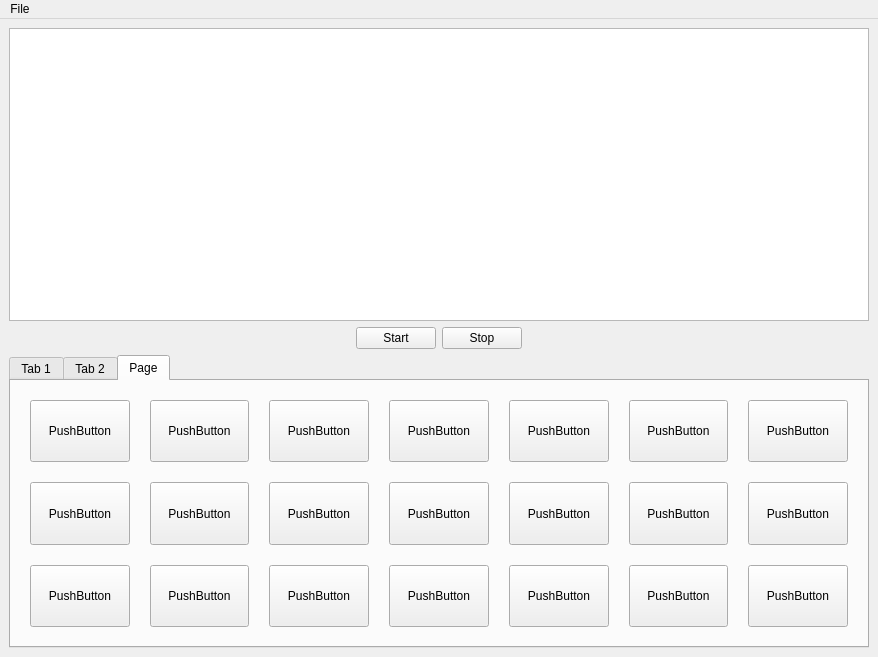
<?xml version="1.0" encoding="UTF-8"?>
<ui version="4.0">
 <class>overlayTest</class>
 <widget class="QMainWindow" name="overlayTest">
  <property name="geometry">
   <rect>
    <x>0</x>
    <y>0</y>
    <width>878</width>
    <height>657</height>
   </rect>
  </property>
  <property name="windowTitle">
   <string>MainWindow</string>
  </property>
  <widget class="QWidget" name="centralwidget">
   <layout class="QVBoxLayout" name="verticalLayout">
    <item>
     <layout class="QVBoxLayout" name="verticalLayout_2">
      <item>
       <widget class="QListWidget" name="listWidget"/>
      </item>
     </layout>
    </item>
    <item>
     <layout class="QHBoxLayout" name="horizontalLayout">
      <item>
       <spacer name="horizontalSpacer">
        <property name="orientation">
         <enum>Qt::Horizontal</enum>
        </property>
        <property name="sizeHint" stdset="0">
         <size>
          <width>40</width>
          <height>20</height>
         </size>
        </property>
       </spacer>
      </item>
      <item>
       <widget class="QPushButton" name="pushButton">
        <property name="sizePolicy">
         <sizepolicy hsizetype="Minimum" vsizetype="Minimum">
          <horstretch>0</horstretch>
          <verstretch>0</verstretch>
         </sizepolicy>
        </property>
        <property name="text">
         <string>Start</string>
        </property>
       </widget>
      </item>
      <item>
       <widget class="QPushButton" name="pushButton_2">
        <property name="sizePolicy">
         <sizepolicy hsizetype="Minimum" vsizetype="Minimum">
          <horstretch>0</horstretch>
          <verstretch>0</verstretch>
         </sizepolicy>
        </property>
        <property name="text">
         <string>Stop</string>
        </property>
       </widget>
      </item>
      <item>
       <spacer name="horizontalSpacer_2">
        <property name="orientation">
         <enum>Qt::Horizontal</enum>
        </property>
        <property name="sizeHint" stdset="0">
         <size>
          <width>40</width>
          <height>20</height>
         </size>
        </property>
       </spacer>
      </item>
     </layout>
    </item>
    <item>
     <widget class="QTabWidget" name="tabWidget">
      <property name="currentIndex">
       <number>2</number>
      </property>
      <widget class="QWidget" name="tab">
       <attribute name="title">
        <string>Tab 1</string>
       </attribute>
       <layout class="QHBoxLayout" name="horizontalLayout_2">
        <item>
         <layout class="QVBoxLayout" name="verticalLayout_3">
          <item>
           <widget class="QRadioButton" name="radioButton_2">
            <property name="sizePolicy">
             <sizepolicy hsizetype="Maximum" vsizetype="Fixed">
              <horstretch>0</horstretch>
              <verstretch>0</verstretch>
             </sizepolicy>
            </property>
            <property name="maximumSize">
             <size>
              <width>200</width>
              <height>16777215</height>
             </size>
            </property>
            <property name="text">
             <string>RadioButton</string>
            </property>
           </widget>
          </item>
          <item>
           <widget class="QRadioButton" name="radioButton_3">
            <property name="sizePolicy">
             <sizepolicy hsizetype="Maximum" vsizetype="Fixed">
              <horstretch>0</horstretch>
              <verstretch>0</verstretch>
             </sizepolicy>
            </property>
            <property name="maximumSize">
             <size>
              <width>200</width>
              <height>16777215</height>
             </size>
            </property>
            <property name="text">
             <string>RadioButton</string>
            </property>
           </widget>
          </item>
          <item>
           <widget class="QRadioButton" name="radioButton">
            <property name="sizePolicy">
             <sizepolicy hsizetype="Maximum" vsizetype="Fixed">
              <horstretch>0</horstretch>
              <verstretch>0</verstretch>
             </sizepolicy>
            </property>
            <property name="maximumSize">
             <size>
              <width>200</width>
              <height>16777215</height>
             </size>
            </property>
            <property name="text">
             <string>RadioButton</string>
            </property>
           </widget>
          </item>
          <item>
           <widget class="QFrame" name="frame">
            <property name="frameShape">
             <enum>QFrame::StyledPanel</enum>
            </property>
            <property name="frameShadow">
             <enum>QFrame::Raised</enum>
            </property>
            <layout class="QVBoxLayout" name="verticalLayout_4">
             <item>
              <widget class="QCheckBox" name="checkBox_3">
               <property name="sizePolicy">
                <sizepolicy hsizetype="Maximum" vsizetype="Fixed">
                 <horstretch>0</horstretch>
                 <verstretch>0</verstretch>
                </sizepolicy>
               </property>
               <property name="maximumSize">
                <size>
                 <width>200</width>
                 <height>16777215</height>
                </size>
               </property>
               <property name="text">
                <string>CheckBox</string>
               </property>
              </widget>
             </item>
             <item>
              <widget class="QCheckBox" name="checkBox_2">
               <property name="sizePolicy">
                <sizepolicy hsizetype="Maximum" vsizetype="Fixed">
                 <horstretch>0</horstretch>
                 <verstretch>0</verstretch>
                </sizepolicy>
               </property>
               <property name="maximumSize">
                <size>
                 <width>200</width>
                 <height>16777215</height>
                </size>
               </property>
               <property name="text">
                <string>CheckBox</string>
               </property>
              </widget>
             </item>
             <item>
              <widget class="QCheckBox" name="checkBox">
               <property name="sizePolicy">
                <sizepolicy hsizetype="Maximum" vsizetype="Fixed">
                 <horstretch>0</horstretch>
                 <verstretch>0</verstretch>
                </sizepolicy>
               </property>
               <property name="maximumSize">
                <size>
                 <width>200</width>
                 <height>16777215</height>
                </size>
               </property>
               <property name="text">
                <string>CheckBox</string>
               </property>
              </widget>
             </item>
            </layout>
           </widget>
          </item>
         </layout>
        </item>
        <item>
         <layout class="QHBoxLayout" name="horizontalLayout_4">
          <item>
           <widget class="QDial" name="dial_2">
            <property name="sizePolicy">
             <sizepolicy hsizetype="Expanding" vsizetype="Preferred">
              <horstretch>0</horstretch>
              <verstretch>0</verstretch>
             </sizepolicy>
            </property>
            <property name="wrapping">
             <bool>true</bool>
            </property>
           </widget>
          </item>
          <item>
           <widget class="QDial" name="dial_3">
            <property name="sizePolicy">
             <sizepolicy hsizetype="Expanding" vsizetype="Preferred">
              <horstretch>0</horstretch>
              <verstretch>0</verstretch>
             </sizepolicy>
            </property>
            <property name="wrapping">
             <bool>true</bool>
            </property>
           </widget>
          </item>
          <item>
           <widget class="QDial" name="dial">
            <property name="sizePolicy">
             <sizepolicy hsizetype="Expanding" vsizetype="Preferred">
              <horstretch>0</horstretch>
              <verstretch>0</verstretch>
             </sizepolicy>
            </property>
            <property name="wrapping">
             <bool>true</bool>
            </property>
           </widget>
          </item>
         </layout>
        </item>
        <item>
         <widget class="QTextEdit" name="textEdit">
          <property name="maximumSize">
           <size>
            <width>150</width>
            <height>16777215</height>
           </size>
          </property>
         </widget>
        </item>
       </layout>
      </widget>
      <widget class="QWidget" name="tab_2">
       <attribute name="title">
        <string>Tab 2</string>
       </attribute>
       <layout class="QHBoxLayout" name="horizontalLayout_3">
        <item>
         <widget class="QSlider" name="horizontalSlider_3">
          <property name="sizePolicy">
           <sizepolicy hsizetype="MinimumExpanding" vsizetype="Expanding">
            <horstretch>0</horstretch>
            <verstretch>0</verstretch>
           </sizepolicy>
          </property>
          <property name="orientation">
           <enum>Qt::Vertical</enum>
          </property>
         </widget>
        </item>
        <item>
         <spacer name="horizontalSpacer_3">
          <property name="orientation">
           <enum>Qt::Horizontal</enum>
          </property>
          <property name="sizeHint" stdset="0">
           <size>
            <width>40</width>
            <height>20</height>
           </size>
          </property>
         </spacer>
        </item>
        <item>
         <widget class="QSlider" name="horizontalSlider_2">
          <property name="sizePolicy">
           <sizepolicy hsizetype="MinimumExpanding" vsizetype="Expanding">
            <horstretch>0</horstretch>
            <verstretch>0</verstretch>
           </sizepolicy>
          </property>
          <property name="orientation">
           <enum>Qt::Vertical</enum>
          </property>
         </widget>
        </item>
        <item>
         <spacer name="horizontalSpacer_4">
          <property name="orientation">
           <enum>Qt::Horizontal</enum>
          </property>
          <property name="sizeHint" stdset="0">
           <size>
            <width>40</width>
            <height>20</height>
           </size>
          </property>
         </spacer>
        </item>
        <item>
         <widget class="QSlider" name="horizontalSlider">
          <property name="sizePolicy">
           <sizepolicy hsizetype="MinimumExpanding" vsizetype="Expanding">
            <horstretch>0</horstretch>
            <verstretch>0</verstretch>
           </sizepolicy>
          </property>
          <property name="orientation">
           <enum>Qt::Vertical</enum>
          </property>
         </widget>
        </item>
        <item>
         <layout class="QVBoxLayout" name="verticalLayout_6">
          <item>
           <widget class="QDateTimeEdit" name="dateTimeEdit"/>
          </item>
          <item>
           <widget class="QCalendarWidget" name="calendarWidget"/>
          </item>
         </layout>
        </item>
       </layout>
      </widget>
      <widget class="QWidget" name="tab_3">
       <attribute name="title">
        <string>Page</string>
       </attribute>
       <layout class="QGridLayout" name="gridLayout_2">
        <item row="0" column="0">
         <layout class="QGridLayout" name="gridLayout">
          <property name="margin">
           <number>10</number>
          </property>
          <property name="spacing">
           <number>20</number>
          </property>
          <item row="0" column="0">
           <widget class="QPushButton" name="pushButton_3">
            <property name="sizePolicy">
             <sizepolicy hsizetype="Expanding" vsizetype="Expanding">
              <horstretch>0</horstretch>
              <verstretch>0</verstretch>
             </sizepolicy>
            </property>
            <property name="text">
             <string>PushButton</string>
            </property>
           </widget>
          </item>
          <item row="0" column="1">
           <widget class="QPushButton" name="pushButton_4">
            <property name="sizePolicy">
             <sizepolicy hsizetype="Expanding" vsizetype="Expanding">
              <horstretch>0</horstretch>
              <verstretch>0</verstretch>
             </sizepolicy>
            </property>
            <property name="text">
             <string>PushButton</string>
            </property>
           </widget>
          </item>
          <item row="0" column="2">
           <widget class="QPushButton" name="pushButton_5">
            <property name="sizePolicy">
             <sizepolicy hsizetype="Expanding" vsizetype="Expanding">
              <horstretch>0</horstretch>
              <verstretch>0</verstretch>
             </sizepolicy>
            </property>
            <property name="text">
             <string>PushButton</string>
            </property>
           </widget>
          </item>
          <item row="0" column="3">
           <widget class="QPushButton" name="pushButton_6">
            <property name="sizePolicy">
             <sizepolicy hsizetype="Expanding" vsizetype="Expanding">
              <horstretch>0</horstretch>
              <verstretch>0</verstretch>
             </sizepolicy>
            </property>
            <property name="text">
             <string>PushButton</string>
            </property>
           </widget>
          </item>
          <item row="0" column="4">
           <widget class="QPushButton" name="pushButton_7">
            <property name="sizePolicy">
             <sizepolicy hsizetype="Expanding" vsizetype="Expanding">
              <horstretch>0</horstretch>
              <verstretch>0</verstretch>
             </sizepolicy>
            </property>
            <property name="text">
             <string>PushButton</string>
            </property>
           </widget>
          </item>
          <item row="0" column="5">
           <widget class="QPushButton" name="pushButton_8">
            <property name="sizePolicy">
             <sizepolicy hsizetype="Expanding" vsizetype="Expanding">
              <horstretch>0</horstretch>
              <verstretch>0</verstretch>
             </sizepolicy>
            </property>
            <property name="text">
             <string>PushButton</string>
            </property>
           </widget>
          </item>
          <item row="1" column="0">
           <widget class="QPushButton" name="pushButton_9">
            <property name="sizePolicy">
             <sizepolicy hsizetype="Expanding" vsizetype="Expanding">
              <horstretch>0</horstretch>
              <verstretch>0</verstretch>
             </sizepolicy>
            </property>
            <property name="text">
             <string>PushButton</string>
            </property>
           </widget>
          </item>
          <item row="1" column="1">
           <widget class="QPushButton" name="pushButton_10">
            <property name="sizePolicy">
             <sizepolicy hsizetype="Expanding" vsizetype="Expanding">
              <horstretch>0</horstretch>
              <verstretch>0</verstretch>
             </sizepolicy>
            </property>
            <property name="text">
             <string>PushButton</string>
            </property>
           </widget>
          </item>
          <item row="1" column="2">
           <widget class="QPushButton" name="pushButton_11">
            <property name="sizePolicy">
             <sizepolicy hsizetype="Expanding" vsizetype="Expanding">
              <horstretch>0</horstretch>
              <verstretch>0</verstretch>
             </sizepolicy>
            </property>
            <property name="text">
             <string>PushButton</string>
            </property>
           </widget>
          </item>
          <item row="1" column="3">
           <widget class="QPushButton" name="pushButton_12">
            <property name="sizePolicy">
             <sizepolicy hsizetype="Expanding" vsizetype="Expanding">
              <horstretch>0</horstretch>
              <verstretch>0</verstretch>
             </sizepolicy>
            </property>
            <property name="text">
             <string>PushButton</string>
            </property>
           </widget>
          </item>
          <item row="1" column="4">
           <widget class="QPushButton" name="pushButton_13">
            <property name="sizePolicy">
             <sizepolicy hsizetype="Expanding" vsizetype="Expanding">
              <horstretch>0</horstretch>
              <verstretch>0</verstretch>
             </sizepolicy>
            </property>
            <property name="text">
             <string>PushButton</string>
            </property>
           </widget>
          </item>
          <item row="1" column="5">
           <widget class="QPushButton" name="pushButton_14">
            <property name="sizePolicy">
             <sizepolicy hsizetype="Expanding" vsizetype="Expanding">
              <horstretch>0</horstretch>
              <verstretch>0</verstretch>
             </sizepolicy>
            </property>
            <property name="text">
             <string>PushButton</string>
            </property>
           </widget>
          </item>
          <item row="0" column="6">
           <widget class="QPushButton" name="pushButton_15">
            <property name="sizePolicy">
             <sizepolicy hsizetype="Expanding" vsizetype="Expanding">
              <horstretch>0</horstretch>
              <verstretch>0</verstretch>
             </sizepolicy>
            </property>
            <property name="text">
             <string>PushButton</string>
            </property>
           </widget>
          </item>
          <item row="1" column="6">
           <widget class="QPushButton" name="pushButton_16">
            <property name="sizePolicy">
             <sizepolicy hsizetype="Expanding" vsizetype="Expanding">
              <horstretch>0</horstretch>
              <verstretch>0</verstretch>
             </sizepolicy>
            </property>
            <property name="text">
             <string>PushButton</string>
            </property>
           </widget>
          </item>
          <item row="2" column="1">
           <widget class="QPushButton" name="pushButton_17">
            <property name="sizePolicy">
             <sizepolicy hsizetype="Expanding" vsizetype="Expanding">
              <horstretch>0</horstretch>
              <verstretch>0</verstretch>
             </sizepolicy>
            </property>
            <property name="text">
             <string>PushButton</string>
            </property>
           </widget>
          </item>
          <item row="2" column="0">
           <widget class="QPushButton" name="pushButton_18">
            <property name="sizePolicy">
             <sizepolicy hsizetype="Expanding" vsizetype="Expanding">
              <horstretch>0</horstretch>
              <verstretch>0</verstretch>
             </sizepolicy>
            </property>
            <property name="text">
             <string>PushButton</string>
            </property>
           </widget>
          </item>
          <item row="2" column="2">
           <widget class="QPushButton" name="pushButton_19">
            <property name="sizePolicy">
             <sizepolicy hsizetype="Expanding" vsizetype="Expanding">
              <horstretch>0</horstretch>
              <verstretch>0</verstretch>
             </sizepolicy>
            </property>
            <property name="text">
             <string>PushButton</string>
            </property>
           </widget>
          </item>
          <item row="2" column="3">
           <widget class="QPushButton" name="pushButton_20">
            <property name="sizePolicy">
             <sizepolicy hsizetype="Expanding" vsizetype="Expanding">
              <horstretch>0</horstretch>
              <verstretch>0</verstretch>
             </sizepolicy>
            </property>
            <property name="text">
             <string>PushButton</string>
            </property>
           </widget>
          </item>
          <item row="2" column="4">
           <widget class="QPushButton" name="pushButton_21">
            <property name="sizePolicy">
             <sizepolicy hsizetype="Expanding" vsizetype="Expanding">
              <horstretch>0</horstretch>
              <verstretch>0</verstretch>
             </sizepolicy>
            </property>
            <property name="text">
             <string>PushButton</string>
            </property>
           </widget>
          </item>
          <item row="2" column="5">
           <widget class="QPushButton" name="pushButton_22">
            <property name="sizePolicy">
             <sizepolicy hsizetype="Expanding" vsizetype="Expanding">
              <horstretch>0</horstretch>
              <verstretch>0</verstretch>
             </sizepolicy>
            </property>
            <property name="text">
             <string>PushButton</string>
            </property>
           </widget>
          </item>
          <item row="2" column="6">
           <widget class="QPushButton" name="pushButton_23">
            <property name="sizePolicy">
             <sizepolicy hsizetype="Expanding" vsizetype="Expanding">
              <horstretch>0</horstretch>
              <verstretch>0</verstretch>
             </sizepolicy>
            </property>
            <property name="text">
             <string>PushButton</string>
            </property>
           </widget>
          </item>
         </layout>
        </item>
       </layout>
      </widget>
     </widget>
    </item>
   </layout>
  </widget>
  <widget class="QMenuBar" name="menuBar">
   <property name="geometry">
    <rect>
     <x>0</x>
     <y>0</y>
     <width>878</width>
     <height>25</height>
    </rect>
   </property>
   <widget class="QMenu" name="menuFile">
    <property name="title">
     <string>File</string>
    </property>
    <addaction name="actionExit"/>
   </widget>
   <addaction name="menuFile"/>
  </widget>
  <action name="actionExit">
   <property name="text">
    <string>Exit</string>
   </property>
  </action>
 </widget>
 <resources/>
 <connections>
  <connection>
   <sender>actionExit</sender>
   <signal>triggered()</signal>
   <receiver>overlayTest</receiver>
   <slot>close()</slot>
   <hints>
    <hint type="sourcelabel">
     <x>-1</x>
     <y>-1</y>
    </hint>
    <hint type="destinationlabel">
     <x>279</x>
     <y>142</y>
    </hint>
   </hints>
  </connection>
 </connections>
</ui>
